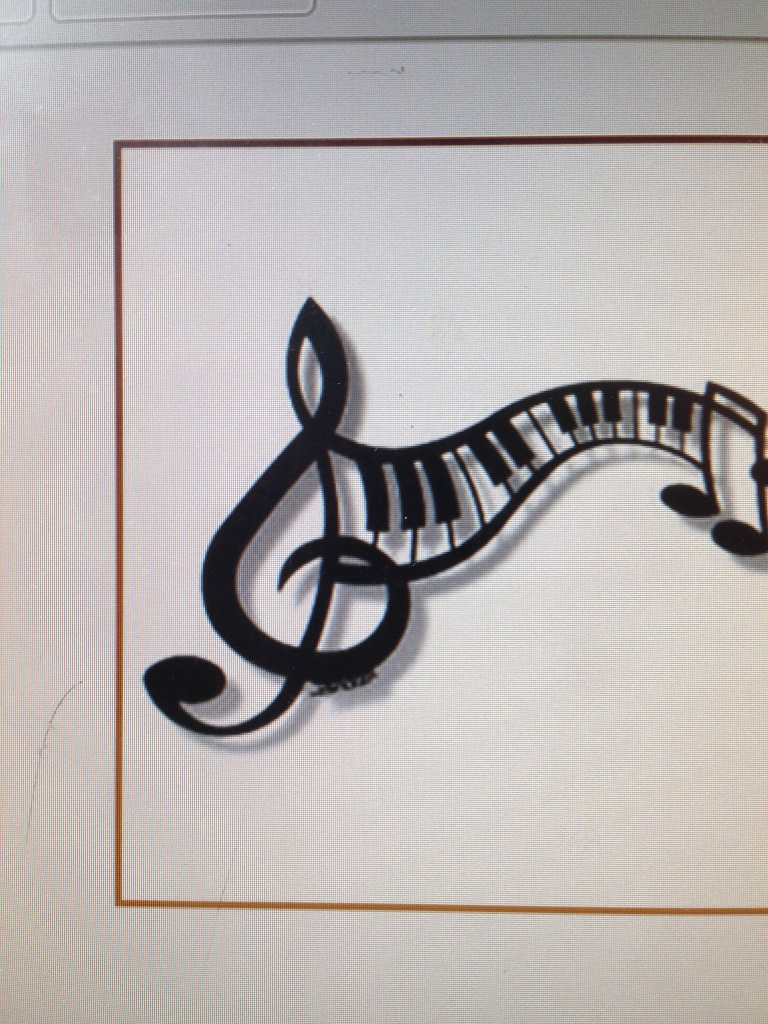
#> input picture test1/2014-04-19 10.45.14 (10th copy).jpeg, 1536 x 2048 px (shown at 1/2 size); the run also reads 1 picture not shown here
$ python main.py test1
#> lines starting #> are read from the running program, lines starting #| are printed output that depends on the picture
import sys
import os
import argparse
import cv2 as cv
import time
import concurrent.futures
import shutil


FEATURES_DISTANCE = 0.3
MIN_MATCHES = 50 #matches found when comparing two images together
MAX_KEYPOINTS = 100 #total keypoints on image
scale_percent = 12 #reduces image resolution to speed up comparison

files = []
imgs = []
features = []
kp = []
des = []
duplicates = []
itr = []

def get_file_list(directory):

		count = 0
		for file in os.listdir(directory): #reads every file in the directory given, only takes the formats listed below
			if(file.lower().endswith(('.png', '.jpg', '.jpeg', '.tiff', '.bmp'))):
				try:
					path = os.path.join(directory, file)
					files.append(path)

				except:
					print("[FAILURE OPENING FILE]", path)

				count+=1
		print('[ADDING FILES]', count)

def compute_image(file):

	try:
		img = cv.imread(file, cv.IMREAD_GRAYSCALE) #reads individual image in grayscale
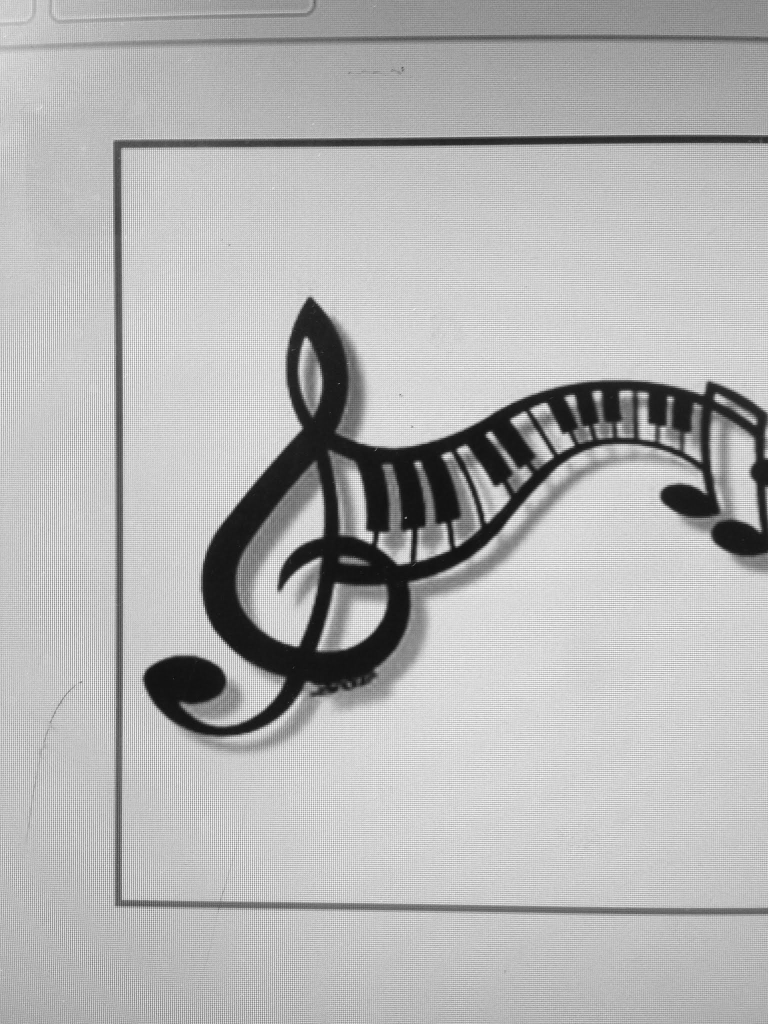
#> img: shape (2048, 1536) (shown at 1/2 size); min 5, max 255, mean 179
		h1, w1 = img.shape[:2] # notes the height and width of individual image
#> h1 = 2048; w1 = 1536

		if(h1 >= 800 and w1 >= 800): #reduce resolution if too large
			width = int(img.shape[1] * scale_percent / 100)
#> width = 184
			height = int(img.shape[0] * scale_percent / 100)
#> height = 245
			dim = (width, height)
#> dim = (184, 245)
			img = cv.resize(img, dim, interpolation = cv.INTER_AREA)
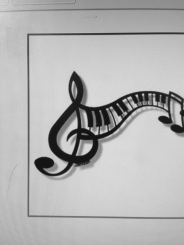
#> img: shape (245, 184); min 18, max 220, mean 179

		sift = cv.SIFT_create(MAX_KEYPOINTS) #mark keypoint on image
		k,d = sift.detectAndCompute(img, None)
#> k = 101 keypoints; strongest (x, y, size): (43, 164, 10.2), (86, 147, 7.3), (162, 119, 5), (124, 100, 2.3)
	except:
		print('[FAILED TO READ IMAGE]', file)
		return 0


	return d

def similarity_check(d, file,i):
	temp = []
	for data in range(0 + i, len(files)):

		FLANN_INDEX_KDTREE = 1
		index_params = dict(
			algorithm = FLANN_INDEX_KDTREE,
			trees = 5
		)

		search_params = dict(checks=50)
		flann = cv.FlannBasedMatcher(index_params, search_params) #comparison (O-1/2)
		matches = flann.knnMatch(d, des[data], k=2)
		matchesCount = 0
		for i,(m,n) in enumerate(matches):
			if m.distance < FEATURES_DISTANCE * n.distance:
				matchesCount += 1

				itr[data] = None
			if(matchesCount > MIN_MATCHES):
				temp.append(files[data])


			else:
				temp.append(0)
				# adds the lower resolution image to the deletion list
				# h1, w1 = img.shape[:2]
				# h2, w2 = imgs[i2].shape[:2]


	return temp


def delete(duplicates):
		for path in duplicates:
				try:
					shutil.move(f, 'duplicates')
				except:

					try:
						os.remove(path)
						print('[DELETED]', path)
					except:
						continue

def argparser():

		parser = argparse.ArgumentParser()
		parser.add_argument("directory", type=str,
				help="directory with the images")
		parser.add_argument("-d", "--delete", action='store_true',
				help="delete the duplicate images found with smaller res")
		parser.add_argument("-s", "--silent", action='store_true',
				help="quiet execution without logging")
		parser.add_argument("-min", '--min_matches', type=int,
				help="minimum number of matching features to accept the images as being similar")
		parser.add_argument("-f", '--features_distance', type=float,
				help="[0,1] - higher number results in more matching features but with less accuracy")
		parser.add_argument("-max", '--max_keypoints', type=int,
				help="max keypoints to mark on each photo when scanning for similarity")
		args = parser.parse_args()

		if(args.silent):
				sys.stdout = open(os.devnull, 'a')
		if(args.min_matches):
				MIN_MATCHES = args.min_matches
		if(args.features_distance):
				FEATURES_DISTANCE = args.features_distance
		if(args.max_keypoints):
				MAX_KEYPOINTS = args.max_keypoints

		return args


def main():

		start_time = time.time()

		args = argparser()

		get_file_list(args.directory)


		with concurrent.futures.ProcessPoolExecutor() as executor: #reads images using all cpu threads
			results = executor.map(compute_image, files)

		for result in results:
			des.append(result)
#> this loop made 2 passes
#> after the loop, des = 2 items


		count = 0
		for item in range(0, len(files)):
			count += 1
			itr.append(count)

		with concurrent.futures.ProcessPoolExecutor() as executor:
				results = executor.map(similarity_check, des, files, itr)
#> the loop in similarity_check, `for data in range(0 + i, len(files)): ` made 1 pass
#> matches on pass 1: 101 matches
#> after the loop in similarity_check, `for data in range(0 + i, len(files)):`:
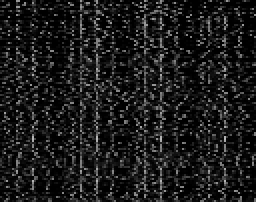
#> d: shape (101, 128) float32 (shown 2 times larger); min 0, max 184, mean 26.8
#> after the loop in similarity_check, `for data in range(0 + i, len(files)):`: temp = 101 items, first 6: 0, 0, 0, 0, 0, 0

		for result in results:
			for item in result:
				if(item != 0):
					duplicates.append(item)
#> this loop made 1 pass
#> after the loop, duplicates = 51 items

		if args.delete:
				delete(duplicates)


		print("--- %.8s seconds ---" % (time.time() - start_time))

if __name__ == "__main__":

#> (the run stopped early here; a loop or call above may not have finished)
